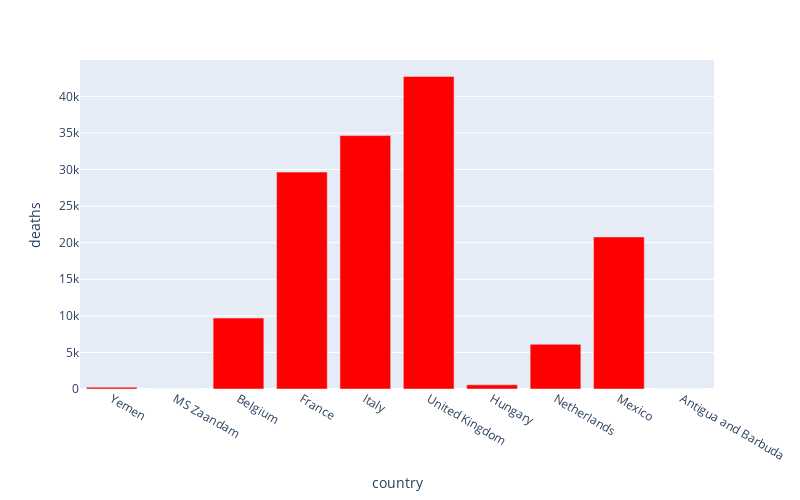

Notebook source saved alongside this figure:
### Markdown cell above
***
# <font color='red'>Top 10 worst affected countries- Death/Confirmed ratio</font>
***

### Code cell
country_df['d/c']=country_df['deaths']/country_df['confirmed']
d= country_df.sort_values('d/c', ascending=False)
#sorted_death_df = country_df.sort_values(country_df['d/c'], ascending=False)
px.bar(
    d.head(10),
    x = "country",
    y = "deaths",
    #title= "Top 10 worst affected countries- Death cases", # the axis names
    color_discrete_sequence=["red"], 
    height=500,
    width=800
)

### Figure 1 — Plotly figure (JSON) as saved in the notebook; plotly's stock layout.template omitted (floating-point values rounded to 4 significant figures)
{"data": [{"alignmentgroup": "True", "hovertemplate": "country=%{x}<br>deaths=%{y}<extra></extra>", "legendgroup": "", "marker": {"color": "red"}, "name": "", "offsetgroup": "", "orientation": "v", "showlegend": false, "textposition": "auto", "type": "bar", "x": ["Yemen", "MS Zaandam", "Belgium", "France", "Italy", "United Kingdom", "Hungary", "Netherlands", "Mexico", "Antigua and Barbuda"], "xaxis": "x", "y": [256, 2, 9696, 29643, 34634, 42717, 570, 6109, 20781, 3], "yaxis": "y"}], "layout": {"barmode": "relative", "height": 500, "legend": {"tracegroupgap": 0}, "margin": {"t": 60}, "width": 800, "xaxis": {"anchor": "y", "domain": [0, 1], "title": {"text": "country"}}, "yaxis": {"anchor": "x", "domain": [0, 1], "title": {"text": "deaths"}}}}
